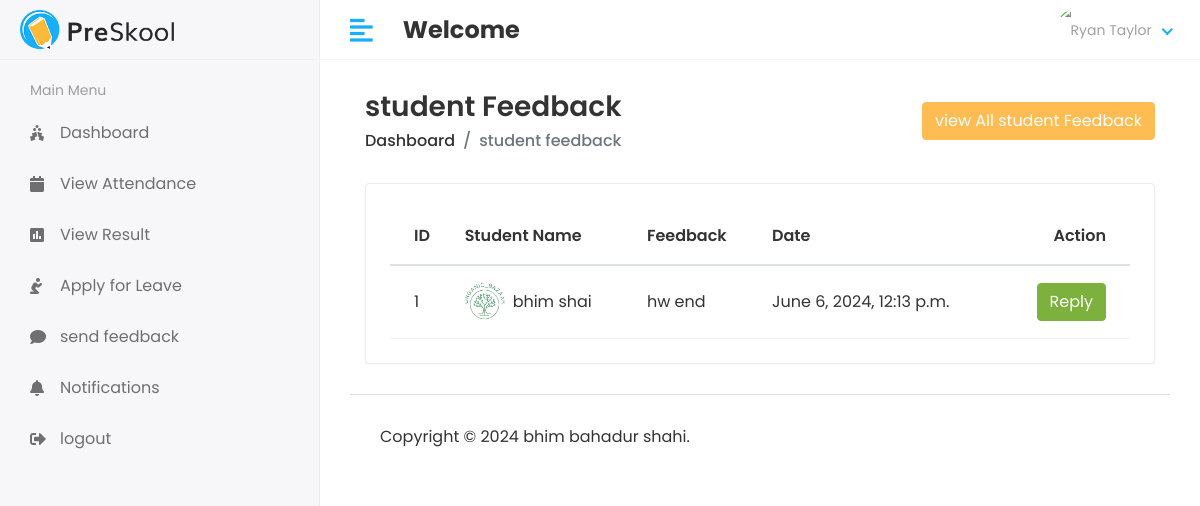
Before: /hod/student/feedback with the older database file.
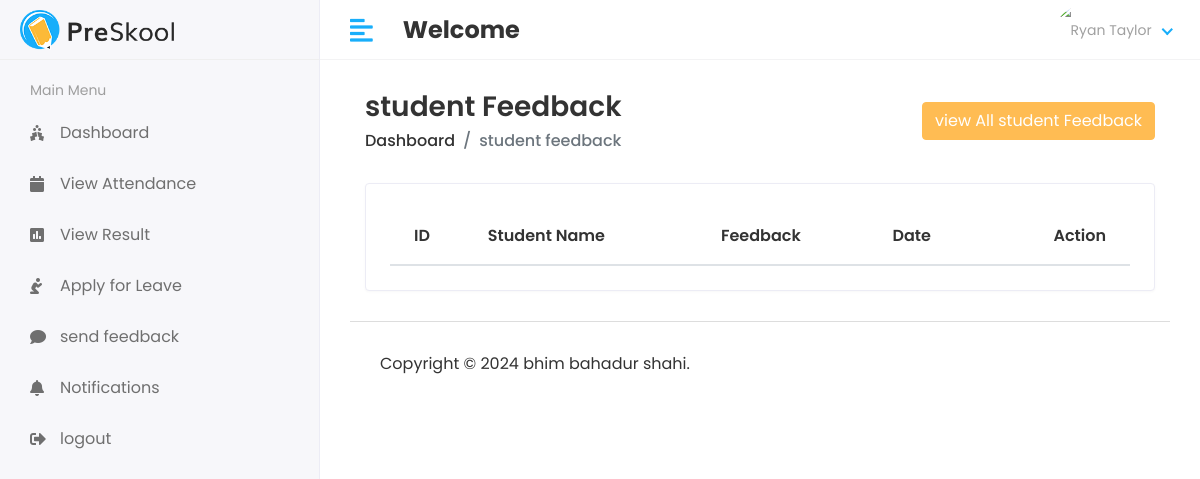
After: the same page with the newer database file.
### collage_management_app/models.py (models this page shows, shortened)
class Student_Feedback(models.Model):
        student_id = models.ForeignKey(Student,on_delete=models.CASCADE)
        feedback = models.TextField()
        feedback_reply = models.TextField()
        status = models.IntegerField(default=0)
        created_at = models.DateTimeField(auto_now_add=True)
        updated_at = models.DateTimeField(auto_now_add=True)

class Student(models.Model):
     admin =models.OneToOneField(CustomUser,on_delete=models.CASCADE)
     address =models.TextField()
     gender = models.CharField(max_length=100)
     course_id =models.ForeignKey(Course,on_delete=models.DO_NOTHING)
     session_year_id =models.ForeignKey(Session_year,on_delete=models.DO_NOTHING)
     created_at =models.DateTimeField(auto_now_add=True)
     updated_at =models.DateTimeField(auto_now=True)

class CustomUser(AbstractUser):
    USER_CHOICES = (
        (1, 'HOD'),
        (2, 'STAFF'),
        (3, 'STUDENT'),
    )
    user_type = models.CharField(choices=USER_CHOICES, max_length=50, default=1)
    profile_pic = models.ImageField(upload_to='media/profile_pic')

### collage_management_system/hod_views.py (the view)
# urls.py: path('hod/student/feedback', hod_views.STUDENT_FEEDBACK_REPLY, name='student_feedback_reply'),
def STUDENT_FEEDBACK_REPLY(request):
    feedback = Student_Feedback.objects.all()
    feedback_history = Student_Feedback.objects.all().order_by('-id')[0:5]
    context = {
        'feedback': feedback,
        'feedback_history':feedback_history,
    }
    return render(request, 'hod/student_feedback.html',context)

### templates/hod/student_feedback.html (shortened to what this page needs)
{% extends 'base.html' %}
{% block content %}
<div class="content container-fluid">
    <div class="page-header">
        <div class="row align-items-center">
            <div class="col">
                <h3 class="page-title">student Feedback</h3>
                <ul class="breadcrumb">
                    <li class="breadcrumb-item"><a href="index.html">Dashboard</a></li>
                    <li class="breadcrumb-item active">student feedback</li>
                </ul>
            </div>
            <div class="col-auto text-right float-right ml-auto">
                <button type="button" class="btn btn-primary" data-toggle="modal"
                        data-target="#send_notification_modal">
                    view All student Feedback
                </button>
            </div>
        </div>
    </div>
    <div class="row">
        <div class="col-sm-12">
            <div class="card card-table">
                <div class="card-body">
                    <div class="table-responsive">
                        <table id="table_id" class="table table-hover table-center mb-0 ">
                            <thead>
                            <tr>
                                <th>ID</th>
                                <th>Student Name</th>
                                <th>Feedback </th>
                                 <th>Date </th>
                                <th class="text-right">Action</th>
                            </tr>
                            </thead>
                            <tbody>
                            {% for feedback in feedback %}
                            <tr>
                                <td>{{feedback.id}}</td>
                                <td>
                                    <h2 class="table-avatar">
                                        <a href="student-details.html" class="avatar avatar-sm mr-2"><img
                                                class="avatar-img rounded-circle"
                                                src="/{{feedback.student_id.admin.profile_pic}}" alt="User Image"></a>
                                        <a href="student-details.html">{{feedback.student_id.admin.first_name}}&nbsp;{{feedback.student_id.admin.last_name}}</a>
                                    </h2>
                                </td>
                                <td>{{feedback.feedback}}</td>
                                 <td>{{feedback.created_at}}</td>
                                <td class="text-right">
                                    <button type="button" class="btn btn-success" data-toggle="modal"
                                            data-target="#send_notification-{{forloop.counter}}">
                                        Reply
                                    </button>
                                </td>
                            </tr>
                            {% endfor %}
                            </tbody>
                        </table>
                    </div>
                </div>
            </div>
        </div>
    </div>
</div>
{% endblock %}

### templates/base.html (shortened to what this page needs)
<!DOCTYPE html>
<html lang="en">
{% load static %}
<head>
<link rel="stylesheet" href=" {% static 'assets/plugins/bootstrap/css/bootstrap.min.css' %}">
<link rel="stylesheet" href=" {% static 'assets/plugins/fontawesome/css/fontawesome.min.css' % }">
<link rel="stylesheet" href=" {% static 'assets/plugins/fontawesome/css/all.min.css' %}">
<link rel="stylesheet" href=" {% static 'assets/css/style.css' %}">
    <link rel="stylesheet" href="{% static 'assets/plugins/datatables/datatables.min.css' %}">
</head>
<body>
 <div class="main-wrapper">
        {% include 'includes/header.html'%}
        {% include 'includes/sidebar.html'%}
     <div class="page-wrapper">
          <div class="content container-fluid">
                    {%block content%}
                     {%endblock%}
                 {% include 'includes/footer.html'%}
          </div>
     </div>
 </div>
</body>
</html>

### templates/includes/header.html (shortened to what this page needs)
{% load static %}
<div class="header">
    <div class="header-left">
        <a href="index.html" class="logo">
            <img src=" {%static 'assets/img/logo.png'%}" alt="Logo">
        </a>
    </div>
    <a href="javascript:void(0);" id="toggle_btn">
        <i class="fas fa-align-left"></i>
    </a>
    <div class="top-nav-search mt-3">
        <h4><strong>Welcome</strong><span>&nbsp;{{ user.first_name}}&nbsp;{{user.last_name}}</span></h4>
    </div>
    <ul class="nav user-menu">
        <li class="nav-item dropdown has-arrow">
            <a href="#" class="dropdown-toggle nav-link" data-toggle="dropdown">
                <span class="user-img"><img class="rounded-circle" src=" /{{user.profile_pic}}" width="31"
                                            alt="Ryan Taylor"></span>
            </a>
        </li>
    </ul>
</div>

### templates/includes/sidebar.html (shortened to what this page needs)
{% load active_link_tags %}
<div class="sidebar" id="sidebar">
    <div class="sidebar-inner slimscroll">
        <div id="sidebar-menu" class="sidebar-menu">
            {% if user.user_type == '1' %}
            <ul>
                <li class="menu-title">
                    <span>Main Menu</span>
                </li>
                <li class="{% active_link 'hod_home' 'active'%}">
                    <a href="{%url 'hod_home'%}"><i class="fas fa-holly-berry"></i> <span>Dashboard</span></a>
                </li>
                <li class="submenu {% active_link 'add_student' 'active'%} {% active_link 'view_student' 'active'%}">
                    <a href="#"><i class="fas fa-user-graduate"></i> <span> Students</span> <span
                            class="menu-arrow"></span></a>
                    <ul>
                        <li><a href="{% url 'add_student'%}"> Add Student</a></li>
                        <li><a href="{%url 'view_student'%}">View Student </a></li>
                    </ul>
                </li>
                <li class="submenu {% active_link 'add_staff' 'active'%} {% active_link 'view_staff' 'active'%}">
                    <a href="#"><i class="fas fa-chalkboard-teacher"></i> <span> Staff</span> <span
                            class="menu-arrow"></span></a>
                    <ul>
                        <li><a href="{%url 'add_staff'%}"> Add Staff </a></li>
                        <li><a href="{% url 'view_staff'%}"> View Staff </a></li>
                    </ul>
                </li>
                <li class="submenu  {% active_link 'add_course' 'active'%} {% active_link 'view_course' 'active'%}">
                    <a href="#"><i class="fa fa-graduation-cap"></i> <span> Course</span> <span
                            class="menu-arrow"></span></a>
                    <ul>
                        <li><a href="{%url 'add_course'%}"> Add Course </a></li>
                        <li><a href="{%url 'view_course' %}">  view Course </a></li>
                    </ul>
                </li>
                <li class="submenu  {% active_link 'add_subject' 'active'%} {% active_link 'add_subject' 'active'%}">
                    <a href="#"><i class="fas fa-book-reader"></i> <span> Subjects</span> <span
                            class="menu-arrow"></span></a>
                    <ul>
                        <li><a href="{%url 'add_subject'%}"> Add Subject</a></li>
                        <li><a href="{%url 'view_subject'%}"> view Subject </a></li>
                    </ul>
                </li>
                <li class="submenu {% active_link 'add_session' 'active'%} {% active_link 'view_session' 'active'%}">
                    <a href="#"><i class="fas fa-clock"></i> <span> Session</span> <span class="menu-arrow"></span></a>
                    <ul>
                        <li><a href="{% url 'add_session'%}">  Add Session</a></li>
                        <li><a href="{%url 'view_session'%}"> view Session </a></li>
                    </ul>
                </li>
                 <li class="submenu {% active_link 'add_Result' 'active'%} {% active_link 'view_Result' 'active'%}">
                    <a href="#"><i class="fa fa-book"></i> <span> Results</span> <span class="menu-arrow"></span></a>
                    <ul>
                        <li><a href="">  Add Result </a></li>
                        <li><a href=""> view Result </a></li>
                    </ul>
                </li>
                <li class="{% active_link 'staff_send_notification' 'active'%}">
                    <a href="{%url 'staff_send_notification'%}"><i class="fa fa-bell"></i> <span>Send Staff Notification</span></a>
                </li>
                <li class="{% active_link 'student_send_notification' 'active'%}">
                    <a href="{%url 'student_send_notification'%}"><i class="fa fa-bell"></i> <span>Send Student Notification</span></a>
                </li>
                <li class="{% active_link 'view_attendance' 'active'%}">
                    <a href="{%url 'view_attendance'%}"><i class="fa fa-calendar"></i> <span>view Attendance</span></a>
                </li>
                <li class="{% active_link 'staff_feedback_reply' 'active'%}">
                    <a href="{%url 'staff_feedback_reply'%}"><i class="fas fa-comments"></i> <span>Staff feedback </span></a>
                </li>
                <li class="{% active_link 'student_feedback_reply' 'active'%}">
                    <a href="{%url 'student_feedback_reply'%}"><i class="fas fa-comments"></i><span> Student feedback </span></a>
                </li>
                <li class="{% active_link 'staff_leave_view' 'active'%}">
                    <a href="{%url 'staff_leave_view'%}"><i class="fa fa-envelope"></i> <span>Staff Leave</span></a>
                </li>
                <li class="{% active_link 'student_leave_view' 'active'%}">
                    <a href="{%url 'student_leave_view'%}"><i class="fa fa-envelope"></i> <span>Student Leave</span></a>
                </li>
                <li>
                    <a href="{%url 'logout'%}"><i class="fas fa-sign-out-alt"></i> <span>logout </span></a>
                </li>
            </ul>
            {% else %}
                  <ul>
                       <li class="menu-title">
                    <span>Main Menu</span>
                </li>
                        <li class="{% active_link 'student_home' 'active'%}">
                    <a href="{%url 'student_home'%}"><i class="fas fa-holly-berry"></i> <span>Dashboard</span></a>
                </li>
                      <li class="{% active_link 'student_view_attendance' 'active'%}">
                         <a href="{%url 'student_view_attendance'%}"><i class="fa fa-calendar" aria-hidden="true"></i><span>View Attendance</span></a>
                      </li>
                      <li class="{% active_link 'student_view_result' 'active'%}">
                         <a href="{%url 'student_view_result'%}"><i class="fa fa-poll" aria-hidden="true"></i><span>View Result</span></a>
                      </li>
                       <li class="{% active_link 'student_apply_leave' 'active'%}">
                         <a href="{%url 'student_apply_leave'%}"><i class="fa fa-pray" aria-hidden="true"></i><span>Apply for Leave</span></a>
                      </li>
                       <li class="{% active_link 'student_feedback' 'active'%}">
                         <a href="{%url 'student_feedback'%}"><i class="fa fa-comment" aria-hidden="true"></i><span>send feedback</span></a>
                      </li>
                       <li class="{% active_link 'student_notification' 'active'%}">
                         <a href="{%url 'student_notification'%}"><i class="fa fa-bell" aria-hidden="true"></i><span>Notifications</span></a>
                      </li>
                      <li>
                    <a href="{%url 'logout'%}"><i class="fas fa-sign-out-alt"></i> <span>logout </span></a>
                </li>
                  </ul>
            {% endif%}
        </div>
    </div>
</div>

### templates/includes/footer.html
 {% load static %}
 <footer>
    <p> Copyright © 2024 bhim bahadur shahi.</p>
 </footer>

Changed rows visible on the page:
removed Student_Feedback: id "1", student_id.admin.profile_pic (picture), student_id.admin.first_name "bhim", student_id.admin.last_name "shai", feedback "hw end", created_at "June 6, 2024, 12:13 p.m."
